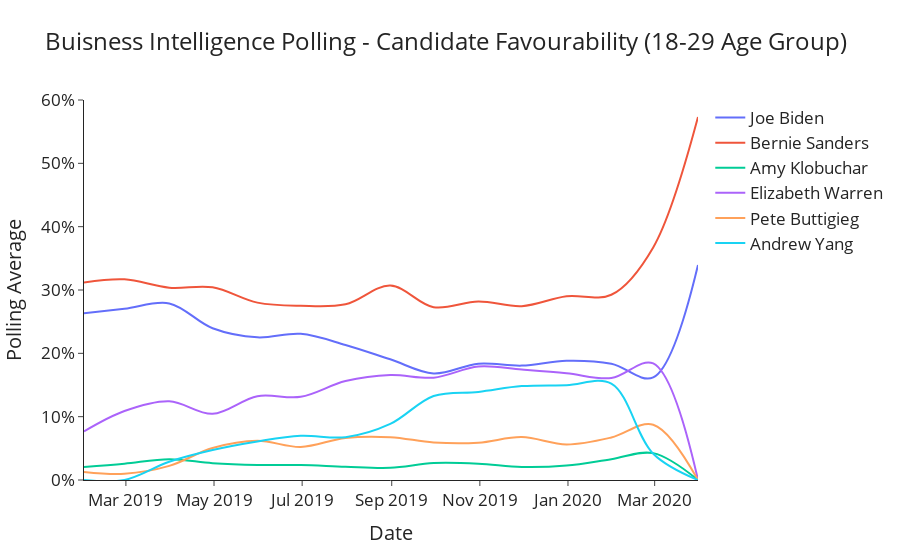

Here is the notebook cell this chart was saved with:
### Code cell
fig = go.Figure()
for cand,col in zip(pretty_names,concat_col_names):
    fig.add_trace(go.Scatter(x=young_voters_agg["date"],
                             y=young_voters_agg[col], 
                             mode='lines',
                             line_shape="spline",
                             name=cand,
                             line=dict(color=poll_mapping[cand])
                            ))

    # Add figure title
fig.update_layout(
    title_text="Buisness Intelligence Polling - Candidate Favourability (18-29 Age Group)",
    template="simple_white",
    yaxis=dict(tickformat=',.0%',range=[0,0.6]),
    font=dict(size=17)

)

fig.update_xaxes(title_text="Date")
fig.update_yaxes(title_text="Polling Average")

# fig.write_html("visualizations/BI_polling_average-YOUNG.html")
fig.show()

### Figure 1 — Plotly figure (JSON) as saved in the notebook; plotly's stock layout.template omitted (floating-point values rounded to 4 significant figures)
{"data": [{"line": {"color": "#636EFA", "shape": "spline"}, "mode": "lines", "name": "Joe Biden", "type": "scatter", "x": ["2019-01-31T00:00:00", "2019-02-28T00:00:00", "2019-03-31T00:00:00", "2019-04-30T00:00:00", "2019-05-31T00:00:00", "2019-06-30T00:00:00", "2019-07-31T00:00:00", "2019-08-31T00:00:00", "2019-09-30T00:00:00", "2019-10-31T00:00:00", "2019-11-30T00:00:00", "2019-12-31T00:00:00", "2020-01-31T00:00:00", "2020-02-29T00:00:00", "2020-03-31T00:00:00"], "y": [0.2634, 0.2703, 0.2788, 0.2396, 0.2253, 0.2309, 0.2133, 0.1906, 0.1683, 0.1837, 0.1806, 0.1883, 0.1836, 0.162, 0.3396]}, {"line": {"color": "#EF553B", "shape": "spline"}, "mode": "lines", "name": "Bernie Sanders", "type": "scatter", "x": ["2019-01-31T00:00:00", "2019-02-28T00:00:00", "2019-03-31T00:00:00", "2019-04-30T00:00:00", "2019-05-31T00:00:00", "2019-06-30T00:00:00", "2019-07-31T00:00:00", "2019-08-31T00:00:00", "2019-09-30T00:00:00", "2019-10-31T00:00:00", "2019-11-30T00:00:00", "2019-12-31T00:00:00", "2020-01-31T00:00:00", "2020-02-29T00:00:00", "2020-03-31T00:00:00"], "y": [0.312, 0.3168, 0.3037, 0.3043, 0.2801, 0.2751, 0.2774, 0.307, 0.2728, 0.2819, 0.2744, 0.2901, 0.2925, 0.3673, 0.5732]}, {"line": {"color": "#00CC96", "shape": "spline"}, "mode": "lines", "name": "Amy Klobuchar", "type": "scatter", "x": ["2019-01-31T00:00:00", "2019-02-28T00:00:00", "2019-03-31T00:00:00", "2019-04-30T00:00:00", "2019-05-31T00:00:00", "2019-06-30T00:00:00", "2019-07-31T00:00:00", "2019-08-31T00:00:00", "2019-09-30T00:00:00", "2019-10-31T00:00:00", "2019-11-30T00:00:00", "2019-12-31T00:00:00", "2020-01-31T00:00:00", "2020-02-29T00:00:00", "2020-03-31T00:00:00"], "y": [0.02046, 0.02574, 0.03272, 0.02653, 0.02384, 0.02375, 0.02098, 0.01932, 0.02669, 0.0257, 0.0205, 0.02278, 0.03288, 0.04241, 0]}, {"line": {"color": "#AB63FA", "shape": "spline"}, "mode": "lines", "name": "Elizabeth Warren", "type": "scatter", "x": ["2019-01-31T00:00:00", "2019-02-28T00:00:00", "2019-03-31T00:00:00", "2019-04-30T00:00:00", "2019-05-31T00:00:00", "2019-06-30T00:00:00", "2019-07-31T00:00:00", "2019-08-31T00:00:00", "2019-09-30T00:00:00", "2019-10-31T00:00:00", "2019-11-30T00:00:00", "2019-12-31T00:00:00", "2020-01-31T00:00:00", "2020-02-29T00:00:00", "2020-03-31T00:00:00"], "y": [0.07673, 0.1089, 0.1243, 0.1045, 0.1323, 0.1313, 0.1562, 0.1659, 0.1616, 0.1791, 0.1743, 0.1686, 0.161, 0.1841, 0]}, {"line": {"color": "#FFA15A", "shape": "spline"}, "mode": "lines", "name": "Pete Buttigieg", "type": "scatter", "x": ["2019-01-31T00:00:00", "2019-02-28T00:00:00", "2019-03-31T00:00:00", "2019-04-30T00:00:00", "2019-05-31T00:00:00", "2019-06-30T00:00:00", "2019-07-31T00:00:00", "2019-08-31T00:00:00", "2019-09-30T00:00:00", "2019-10-31T00:00:00", "2019-11-30T00:00:00", "2019-12-31T00:00:00", "2020-01-31T00:00:00", "2020-02-29T00:00:00", "2020-03-31T00:00:00"], "y": [0.01279, 0.009901, 0.02225, 0.05058, 0.06198, 0.05211, 0.06643, 0.06763, 0.0593, 0.05896, 0.06782, 0.05619, 0.06712, 0.08736, 0]}, {"line": {"color": "#19D3F3", "shape": "spline"}, "mode": "lines", "name": "Andrew Yang", "type": "scatter", "x": ["2019-01-31T00:00:00", "2019-02-28T00:00:00", "2019-03-31T00:00:00", "2019-04-30T00:00:00", "2019-05-31T00:00:00", "2019-06-30T00:00:00", "2019-07-31T00:00:00", "2019-08-31T00:00:00", "2019-09-30T00:00:00", "2019-10-31T00:00:00", "2019-11-30T00:00:00", "2019-12-31T00:00:00", "2020-01-31T00:00:00", "2020-02-29T00:00:00", "2020-03-31T00:00:00"], "y": [0, 0, 0.0288, 0.04726, 0.06079, 0.06992, 0.0676, 0.08857, 0.1327, 0.1391, 0.1483, 0.1496, 0.1521, 0.04156, 0]}], "layout": {"font": {"size": 17}, "title": {"text": "Buisness Intelligence Polling - Candidate Favourability (18-29 Age Group)"}, "xaxis": {"title": {"text": "Date"}}, "yaxis": {"range": [0, 0.6], "tickformat": ",.0%", "title": {"text": "Polling Average"}}}}
